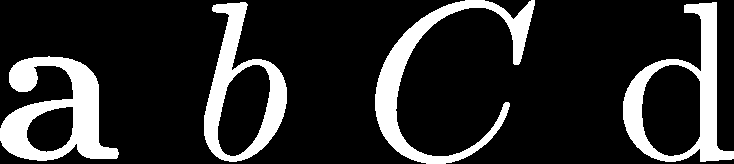
#> input picture 11_Scripts/image-extractor/001.png, 734 x 164 px, found by its file name
$ python image_extractor-002.py
#> lines starting #> are read from the running program, lines starting #| are printed output that depends on the picture; after the words box and inside, x2 and y2 are one past the last pixel; in counts of white or black regions, pixels touching at a corner belong together
# https://www.py4u.net/discuss/18846

import cv2

im = cv2.imread("/Users/roger-that/Documents/Codes/Python/11_Scripts/image-extractor/001.png")
#> im is the input picture: shape (164, 734, 3); 17.4% white; 4 white regions, box (x1, y1, x2, y2) and area: (0, 56, 119, 161) 5867, (375, 0, 535, 164) 5427, (623, 2, 734, 162) 5168, (204, 2, 287, 162) 4520
gray = cv2.cvtColor(im, cv2.COLOR_BGR2GRAY)
#> gray: shape (164, 734); 17.4% white; 4 white regions
contours, hierarchy = cv2.findContours(gray, cv2.RETR_LIST, cv2.CHAIN_APPROX_SIMPLE)[-2:]
#> contours = 7 contours; box (x1, y1, x2, y2) and area: (623, 2, 734, 162) 9343, (204, 2, 287, 162) 7637, (0, 56, 119, 161) 7178, (375, 0, 535, 164) 5027, (641, 64, 701, 157) 4550, (217, 64, 271, 157) 3440, (26, 106, 74, 153) 1638
idx = 0
for cnt in contours:
    idx += 1
    x, y, w, h = cv2.boundingRect(cnt)
    roi = im[y : y + h, x : x + w]
    cv2.imwrite(
        "/Users/roger-that/Documents/Codes/Python/11_Scripts/image-extractor/extracted/ROI_002_" + str(idx) + ".jpg",
        roi,
    )
#> this loop made 7 passes
#> (x, y, w, h) on passes 1 to 7: (26, 106, 48, 47), (641, 64, 60, 93), (217, 64, 54, 93), (0, 56, 119, 105), (623, 2, 111, 160), (204, 2, 83, 160), (375, 0, 160, 164)
#> pass 1, `roi = im[y : y + h, x : x + w]`:
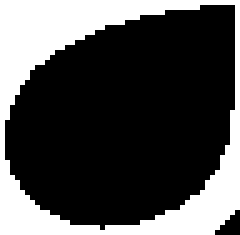
#> roi: shape (47, 48, 3) (shown 5 times larger); 29.7% white; 1 white region, box (x1, y1, x2, y2) and area: (0, 0, 48, 47) 671
#> pass 2, `roi = im[y : y + h, x : x + w]`:
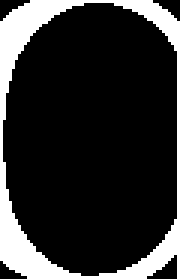
#> roi: shape (93, 60, 3) (shown 3 times larger); 18.1% white; 1 white region, box (x1, y1, x2, y2) and area: (0, 0, 60, 93) 1010
#> pass 3, `roi = im[y : y + h, x : x + w]`:
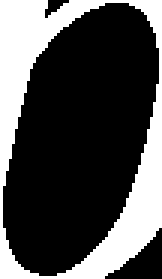
#> roi: shape (93, 54, 3) (shown 3 times larger); 30.1% white; 1 white region, box (x1, y1, x2, y2) and area: (0, 0, 54, 93) 1514
#> after the loop, idx = 7
    # cv2.rectangle(im,(x,y),(x+w,y+h),(200,0,0),2)
cv2.imshow("img", im)
cv2.waitKey(0)
